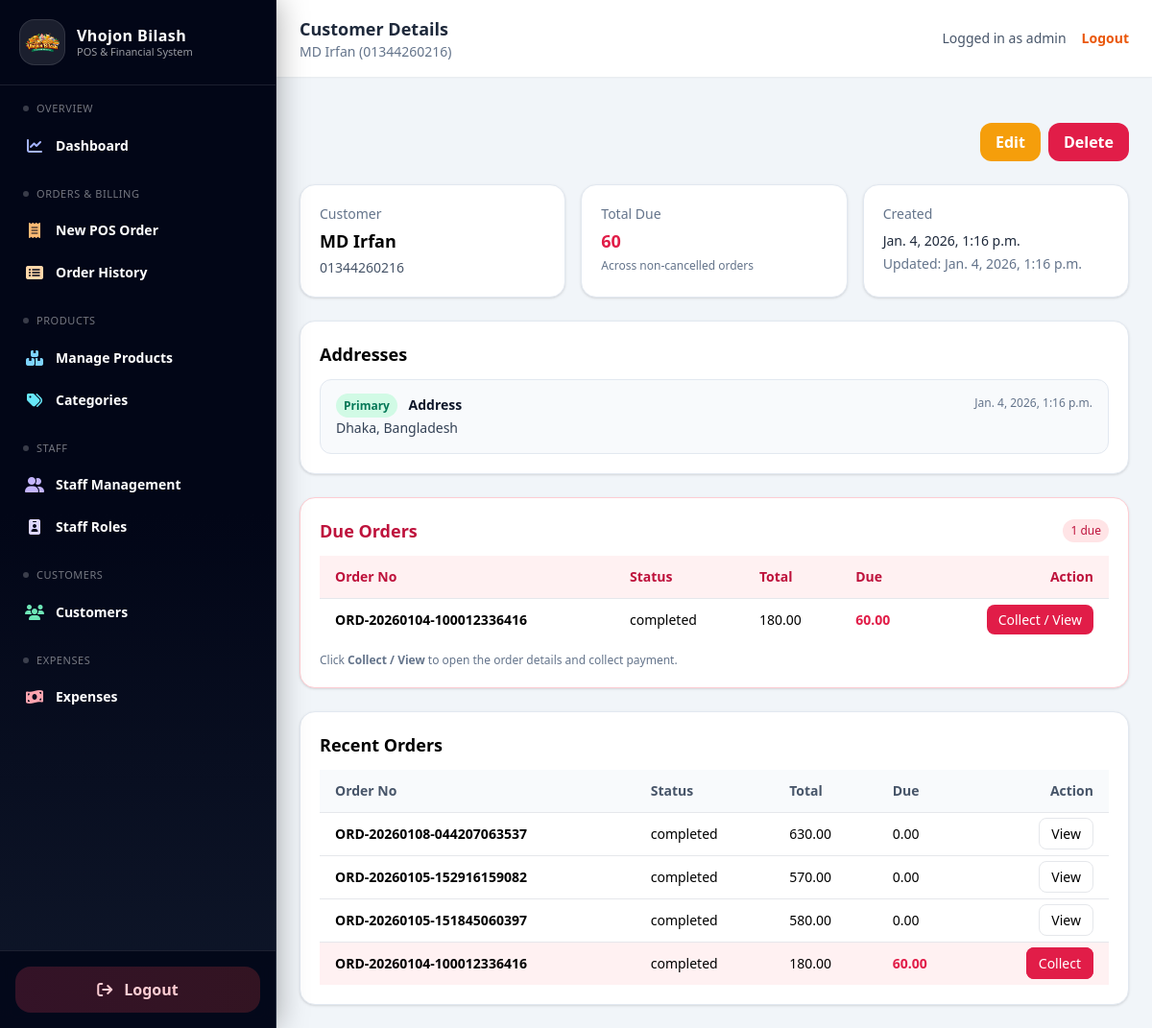
/customers/2/ (signed in), run on the app's committed database.
### customers/models.py (models this page shows, shortened)
class TimeStampedModel(models.Model):
    created_at = models.DateTimeField(default=timezone.now, editable=False)
    updated_at = models.DateTimeField(auto_now=True)
    class Meta:
        abstract = True

class Customer(TimeStampedModel):
    name = models.CharField(max_length=150)
    phone = models.CharField(max_length=20, unique=True)
    @property
    def total_due(self) -> Decimal:
        from orders.models import Order  # avoid circular import
        agg = (
            Order.objects
            .filter(customer=self)
            .exclude(status=Order.Status.CANCELLED)
            .aggregate(total=Sum("due_total"))
        )
        return agg["total"] or Decimal("0.00")

class CustomerAddress(TimeStampedModel):
    customer = models.ForeignKey(
        Customer,
        on_delete=models.CASCADE,
        related_name="addresses"
    )
    address_line = models.TextField()
    is_primary = models.BooleanField(default=True)

### orders/models.py (models this page shows, shortened)
class TimeStampedModel(models.Model):
    created_at = models.DateTimeField(default=timezone.now, editable=False)
    updated_at = models.DateTimeField(auto_now=True)
    class Meta:
        abstract = True

class Order(TimeStampedModel):
    class Source(models.TextChoices):
        ONLINE = "online", "Online"
        STORE = "store", "Physical Store"
    class Status(models.TextChoices):
        PENDING = "pending", "Pending"
        COMPLETED = "completed", "Completed"
        CANCELLED = "cancelled", "Cancelled"
    class DiscountType(models.TextChoices):
        FIXED = "fixed", "Fixed"
        PERCENT = "percent", "Percent"
    order_no = models.CharField(max_length=50, unique=True)
    customer = models.ForeignKey(
        Customer,
        on_delete=models.SET_NULL,
        null=True,
        blank=True,
        related_name="orders",
    )
    customer_address = models.ForeignKey(
        CustomerAddress,
        on_delete=models.SET_NULL,
        null=True,
        blank=True,
    )
    source = models.CharField(
        max_length=10,
        choices=Source.choices,
        default=Source.STORE,
    )
    status = models.CharField(
        max_length=20,
        choices=Status.choices,
        default=Status.PENDING,
    )
    subtotal = models.DecimalField(max_digits=10, decimal_places=2, default=Decimal("0.00"))
    discount_type = models.CharField(
        max_length=10,
        choices=DiscountType.choices,
        null=True,
        blank=True,
    )
    discount_value = models.DecimalField(
        max_digits=10,
        decimal_places=2,
        null=True,
        blank=True,
    )
    discount_amount = models.DecimalField(max_digits=10, decimal_places=2, default=Decimal("0.00"))
    tax_amount = models.DecimalField(max_digits=10, decimal_places=2, default=Decimal("0.00"))
    grand_total = models.DecimalField(max_digits=10, decimal_places=2, default=Decimal("0.00"))
    paid_total = models.DecimalField(max_digits=10, decimal_places=2, default=Decimal("0.00"))
    due_total = models.DecimalField(max_digits=10, decimal_places=2, default=Decimal("0.00"))
    notes = models.TextField(blank=True, null=True)
    ordered_at = models.DateTimeField(default=timezone.now)

### customers/views.py (the view)
# urls.py: path("<int:pk>/", views.customer_detail, name="customer_detail"),
@login_required
def customer_detail(request, pk):
    customer = get_object_or_404(Customer, pk=pk)
    addresses = customer.addresses.all().order_by("-is_primary", "-created_at")
    recent_orders = []
    due_orders = []
    try:
        from orders.models import Order
        recent_orders = Order.objects.filter(customer=customer).order_by("-id")[:10]
        due_orders = (
            Order.objects
            .filter(customer=customer, due_total__gt=0)
            .exclude(status__iexact="cancelled")   # optional if you use cancelled
            .order_by("-id")[:20]
        )
    except Exception:
        recent_orders = []
        due_orders = []
    return render(request, "customers/customer_detail.html", {
        "customer": customer,
        "addresses": addresses,
        "recent_orders": recent_orders,
        "due_orders": due_orders,
    })

### customers/templates/customers/customer_detail.html (shortened to what this page needs)
{% extends "base.html" %}
{% block top_title %}Customer Details{% endblock %}
{% block top_subtitle %}{{ customer.name }} ({{ customer.phone }}){% endblock %}
{% block content %}
  <div class="flex justify-end gap-2 mb-6">
    <a href="{% url 'customers:customer_update' customer.pk %}"
       class="px-4 py-2 rounded-xl bg-amber-500 text-white font-semibold hover:bg-amber-600">
      Edit
    </a>
    <a href="{% url 'customers:customer_delete' customer.pk %}"
       class="px-4 py-2 rounded-xl bg-rose-600 text-white font-semibold hover:bg-rose-700">
      Delete
    </a>
  </div>
  <div class="grid grid-cols-1 md:grid-cols-3 gap-4 mb-6">
    <div class="bg-white rounded-2xl shadow border border-slate-200 p-5">
      <p class="text-sm text-slate-500">Customer</p>
      <p class="text-lg font-semibold mt-1">{{ customer.name }}</p>
      <p class="text-sm text-slate-600 mt-1">{{ customer.phone }}</p>
    </div>
    <div class="bg-white rounded-2xl shadow border border-slate-200 p-5">
      <p class="text-sm text-slate-500">Total Due</p>
      <p class="text-lg font-semibold mt-1 {% if customer.total_due > 0 %}text-rose-600{% endif %}">
        {{ customer.total_due }}
      </p>
      <p class="text-xs text-slate-500 mt-1">Across non-cancelled orders</p>
    </div>
    <div class="bg-white rounded-2xl shadow border border-slate-200 p-5">
      <p class="text-sm text-slate-500">Created</p>
      <p class="text-sm text-slate-800 mt-2">{{ customer.created_at }}</p>
      <p class="text-sm text-slate-500 mt-1">Updated: {{ customer.updated_at }}</p>
    </div>
  </div>
  <div class="bg-white rounded-2xl shadow border border-slate-200 p-5 mb-6">
    <h2 class="text-lg font-semibold mb-3">Addresses</h2>
    <div class="space-y-3">
      {% for a in addresses %}
        <div class="p-4 rounded-xl border border-slate-200 bg-slate-50 flex items-start justify-between">
          <div>
            <div class="text-sm font-semibold text-slate-900">
              {% if a.is_primary %}
                <span class="text-xs px-2 py-1 rounded-full bg-emerald-100 text-emerald-700 mr-2">Primary</span>
              {% endif %}
              Address
            </div>
            <p class="text-sm text-slate-700 mt-1">{{ a.address_line }}</p>
          </div>
          <div class="text-xs text-slate-500">{{ a.created_at }}</div>
        </div>
      {% empty %}
        <div class="text-slate-500">No addresses added.</div>
      {% endfor %}
    </div>
  </div>
  {% if due_orders %}
    <div class="bg-white rounded-2xl shadow border border-rose-200 p-5 mb-6">
      <div class="flex items-center justify-between mb-3">
        <h2 class="text-lg font-semibold text-rose-700">Due Orders</h2>
        <span class="text-xs px-2 py-1 rounded-full bg-rose-100 text-rose-700">
          {{ due_orders|length }} due
        </span>
      </div>
      <div class="overflow-x-auto">
        <table class="min-w-full text-sm">
          <thead class="bg-rose-50 text-rose-700 border-b">
            <tr class="text-left">
              <th class="py-3 px-4">Order No</th>
              <th class="py-3 px-4">Status</th>
              <th class="py-3 px-4">Total</th>
              <th class="py-3 px-4">Due</th>
              <th class="py-3 px-4 text-right">Action</th>
            </tr>
          </thead>
          <tbody>
            {% for o in due_orders %}
              <tr class="border-b last:border-b-0">
                <td class="py-3 px-4 font-semibold">{{ o.order_no }}</td>
                <td class="py-3 px-4">{{ o.status }}</td>
                <td class="py-3 px-4">{{ o.grand_total }}</td>
                <td class="py-3 px-4 text-rose-600 font-semibold">{{ o.due_total }}</td>
                <td class="py-3 px-4 text-right">
                  <a href="{% url 'orders:order_detail' o.pk %}"
                     class="px-3 py-1.5 rounded-lg bg-rose-600 text-white hover:bg-rose-700">
                    Collect / View
                  </a>
                </td>
              </tr>
            {% endfor %}
          </tbody>
        </table>
      </div>
      <p class="text-xs text-slate-500 mt-3">
        Click <span class="font-semibold">Collect / View</span> to open the order details and collect payment.
      </p>
    </div>
  {% endif %}
  {% if recent_orders %}
    <div class="bg-white rounded-2xl shadow border border-slate-200 p-5">
      <h2 class="text-lg font-semibold mb-3">Recent Orders</h2>
      <div class="overflow-x-auto">
        <table class="min-w-full text-sm">
          <thead class="bg-slate-50 text-slate-600 border-b">
            <tr class="text-left">
              <th class="py-3 px-4">Order No</th>
              <th class="py-3 px-4">Status</th>
              <th class="py-3 px-4">Total</th>
              <th class="py-3 px-4">Due</th>
              <th class="py-3 px-4 text-right">Action</th>
            </tr>
          </thead>
          <tbody>
            {% for o in recent_orders %}
              <tr class="border-b last:border-b-0 {% if o.due_total > 0 %}bg-rose-50{% endif %}">
                <td class="py-3 px-4 font-semibold">{{ o.order_no }}</td>
                <td class="py-3 px-4">{{ o.status }}</td>
                <td class="py-3 px-4">{{ o.grand_total }}</td>
                <td class="py-3 px-4 {% if o.due_total > 0 %}text-rose-600 font-semibold{% endif %}">
                  {{ o.due_total }}
                </td>
                <td class="py-3 px-4 text-right">
                  <a href="{% url 'orders:order_detail' o.pk %}"
                     class="px-3 py-1.5 rounded-lg border hover:bg-slate-50
                            {% if o.due_total > 0 %}
                              bg-rose-600 text-white border-rose-600 hover:bg-rose-700
                            {% else %}
                              bg-white
                            {% endif %}">
                    {% if o.due_total > 0 %}Collect{% else %}View{% endif %}
                  </a>
                </td>
              </tr>
            {% endfor %}
          </tbody>
        </table>
      </div>
    </div>
  {% endif %}
{% endblock %}

### templates/base.html (shortened to what this page needs)
{% load static %}
<!DOCTYPE html>
<html lang="en">
<head>
  <script src="https://cdn.tailwindcss.com"></script>
</head>
<body class="bg-slate-100 min-h-screen">
  <div class="flex min-h-screen">
    {% include "sidebar.html" %}
    <div class="flex-1 flex flex-col">
      <nav class="bg-white shadow-sm px-6 py-4 flex items-center justify-between">
        <div>
          <h1 class="text-lg font-semibold text-slate-800">{% block top_title %}Dashboard{% endblock %}</h1>
          <p class="text-sm text-slate-500">{% block top_subtitle %}{% endblock %}</p>
        </div>
        <div class="flex items-center gap-4">
          <div class="text-sm text-slate-600">
            Logged in as <span class="font-medium">{{ request.user.username }}</span>
          </div>
          <a href="{% url 'logout' %}"
             class="text-sm font-semibold text-orange-600 hover:text-orange-700">
            Logout
          </a>
        </div>
      </nav>
      <div class="p-6 pb-0">
      </div>
      <main class="p-6 flex-1">
        <div class="max-w-6xl mx-auto">
          {% block content %}{% endblock %}
        </div>
      </main>
    </div>
  </div>
</body>
</html>

### data on the page
Customer: name "MD Irfan", phone "01344260216", total_due "60", created_at "Jan. 4, 2026, 1:16 p.m.", updated_at "Jan. 4, 2026, 1:16 p.m."
CustomerAddress: is_primary "Primary", address_line "Dhaka, Bangladesh", created_at "Jan. 4, 2026, 1:16 p.m."
Order: order_no "ORD-20260104-100012336416", status "completed", grand_total "180.00", due_total "60.00", shows "Collect"
Order: order_no "ORD-20260108-044207063537", status "completed", grand_total "630.00", due_total "0.00", shows "View"
Order: order_no "ORD-20260105-152916159082", status "completed", grand_total "570.00", due_total "0.00", shows "View"
Order: order_no "ORD-20260105-151845060397", status "completed", grand_total "580.00", due_total "0.00", shows "View"

### other printed values
{{ request.user.username }} "admin"
{{ due_orders|length }} "1"
